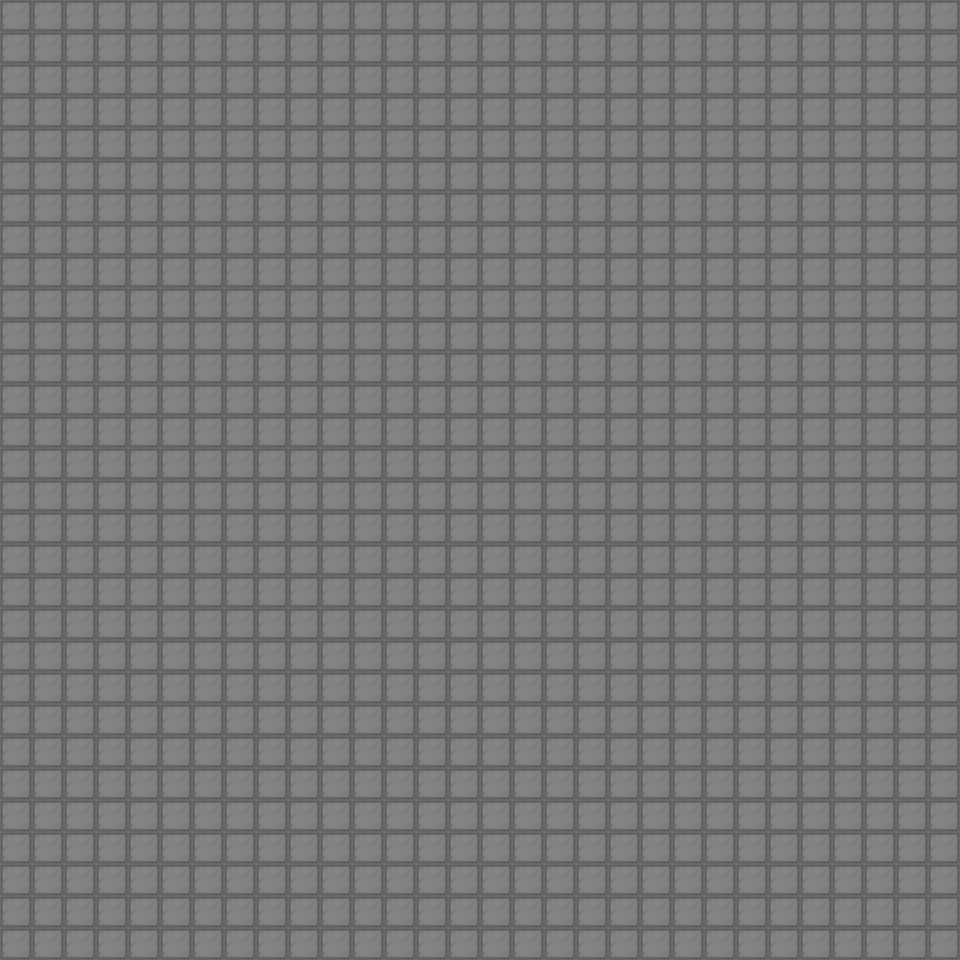

Rendered tile map (Tiled .tmx) drawn with the repository's tilesets; below, a short description and the full map source, tile grids included:
An orthogonal 30x30 tile map with 32x32 px tiles, 1 tile layer (background_layer).

<map version="1.0" orientation="orthogonal" renderorder="right-down" width="30" height="30" tilewidth="32" tileheight="32" nextobjectid="1">
 <tileset firstgid="1" name="landscape" tilewidth="32" tileheight="32" tilecount="64">
  <image source="../tiles/landscape.png" width="256" height="256" />
 </tileset>
 <layer name="background_layer" width="30" height="30">
  <data encoding="csv">
21,21,21,21,21,21,21,21,21,21,21,21,21,21,21,21,21,21,21,21,21,21,21,21,21,21,21,21,21,21,
21,21,21,21,21,21,21,21,21,21,21,21,21,21,21,21,21,21,21,21,21,21,21,21,21,21,21,21,21,21,
21,21,21,21,21,21,21,21,21,21,21,21,21,21,21,21,21,21,21,21,21,21,21,21,21,21,21,21,21,21,
21,21,21,21,21,21,21,21,21,21,21,21,21,21,21,21,21,21,21,21,21,21,21,21,21,21,21,21,21,21,
21,21,21,21,21,21,21,21,21,21,21,21,21,21,21,21,21,21,21,21,21,21,21,21,21,21,21,21,21,21,
21,21,21,21,21,21,21,21,21,21,21,21,21,21,21,21,21,21,21,21,21,21,21,21,21,21,21,21,21,21,
21,21,21,21,21,21,21,21,21,21,21,21,21,21,21,21,21,21,21,21,21,21,21,21,21,21,21,21,21,21,
21,21,21,21,21,21,21,21,21,21,21,21,21,21,21,21,21,21,21,21,21,21,21,21,21,21,21,21,21,21,
21,21,21,21,21,21,21,21,21,21,21,21,21,21,21,21,21,21,21,21,21,21,21,21,21,21,21,21,21,21,
21,21,21,21,21,21,21,21,21,21,21,21,21,21,21,21,21,21,21,21,21,21,21,21,21,21,21,21,21,21,
21,21,21,21,21,21,21,21,21,21,21,21,21,21,21,21,21,21,21,21,21,21,21,21,21,21,21,21,21,21,
21,21,21,21,21,21,21,21,21,21,21,21,21,21,21,21,21,21,21,21,21,21,21,21,21,21,21,21,21,21,
21,21,21,21,21,21,21,21,21,21,21,21,21,21,21,21,21,21,21,21,21,21,21,21,21,21,21,21,21,21,
21,21,21,21,21,21,21,21,21,21,21,21,21,21,21,21,21,21,21,21,21,21,21,21,21,21,21,21,21,21,
21,21,21,21,21,21,21,21,21,21,21,21,21,21,21,21,21,21,21,21,21,21,21,21,21,21,21,21,21,21,
21,21,21,21,21,21,21,21,21,21,21,21,21,21,21,21,21,21,21,21,21,21,21,21,21,21,21,21,21,21,
21,21,21,21,21,21,21,21,21,21,21,21,21,21,21,21,21,21,21,21,21,21,21,21,21,21,21,21,21,21,
21,21,21,21,21,21,21,21,21,21,21,21,21,21,21,21,21,21,21,21,21,21,21,21,21,21,21,21,21,21,
21,21,21,21,21,21,21,21,21,21,21,21,21,21,21,21,21,21,21,21,21,21,21,21,21,21,21,21,21,21,
21,21,21,21,21,21,21,21,21,21,21,21,21,21,21,21,21,21,21,21,21,21,21,21,21,21,21,21,21,21,
21,21,21,21,21,21,21,21,21,21,21,21,21,21,21,21,21,21,21,21,21,21,21,21,21,21,21,21,21,21,
21,21,21,21,21,21,21,21,21,21,21,21,21,21,21,21,21,21,21,21,21,21,21,21,21,21,21,21,21,21,
21,21,21,21,21,21,21,21,21,21,21,21,21,21,21,21,21,21,21,21,21,21,21,21,21,21,21,21,21,21,
21,21,21,21,21,21,21,21,21,21,21,21,21,21,21,21,21,21,21,21,21,21,21,21,21,21,21,21,21,21,
21,21,21,21,21,21,21,21,21,21,21,21,21,21,21,21,21,21,21,21,21,21,21,21,21,21,21,21,21,21,
21,21,21,21,21,21,21,21,21,21,21,21,21,21,21,21,21,21,21,21,21,21,21,21,21,21,21,21,21,21,
21,21,21,21,21,21,21,21,21,21,21,21,21,21,21,21,21,21,21,21,21,21,21,21,21,21,21,21,21,21,
21,21,21,21,21,21,21,21,21,21,21,21,21,21,21,21,21,21,21,21,21,21,21,21,21,21,21,21,21,21,
21,21,21,21,21,21,21,21,21,21,21,21,21,21,21,21,21,21,21,21,21,21,21,21,21,21,21,21,21,21,
21,21,21,21,21,21,21,21,21,21,21,21,21,21,21,21,21,21,21,21,21,21,21,21,21,21,21,21,21,21
</data>
 </layer>
</map>
